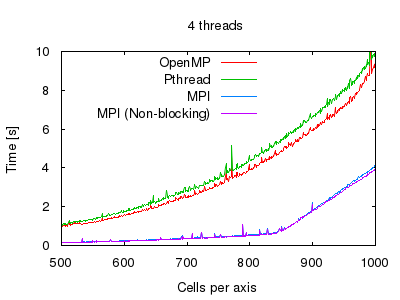

Reproduce this figure in gnuplot.
set terminal png truecolor size 400,300 font "Helvetica" 10
set out "tests_perf_4.png"
set key top left
set xlabel "Cells per axis"
set ylabel "Time [s]"
set title "4 threads"
set xrange [500:1000]
set yrange [0:10]
plot \
    "tests_perf_4.tsv" using 1:2 title "OpenMP" with lines lw 1, \
    "tests_perf_4.tsv" using 1:3 title "Pthread" with lines lw 1, \
    "tests_perf_4.tsv" using 1:4 title "MPI" with lines lw 1, \
    "tests_perf_4.tsv" using 1:5 title "MPI (Non-blocking)" with lines lw 1

set logscale xy
set xrange [*:*]
set yrange [*:*]
set out "tests_perf2_4.png"
replot
